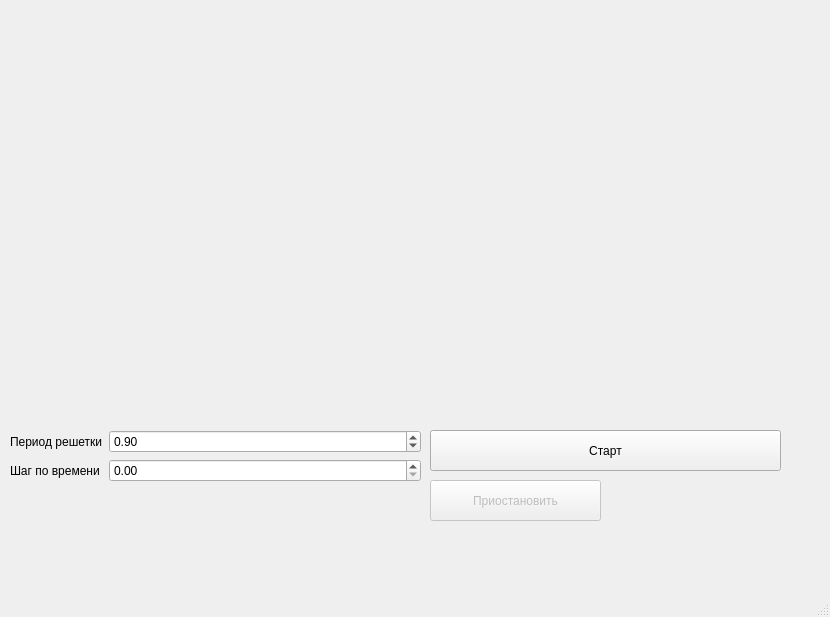
<?xml version="1.0" encoding="UTF-8"?>
<ui version="4.0">
 <class>MainWindow</class>
 <widget class="QMainWindow" name="MainWindow">
  <property name="geometry">
   <rect>
    <x>0</x>
    <y>0</y>
    <width>830</width>
    <height>617</height>
   </rect>
  </property>
  <property name="windowTitle">
   <string>MainWindow</string>
  </property>
  <widget class="QWidget" name="centralwidget">
   <widget class="QCustomPlot" name="widget" native="true">
    <property name="geometry">
     <rect>
      <x>10</x>
      <y>10</y>
      <width>411</width>
      <height>411</height>
     </rect>
    </property>
   </widget>
   <widget class="QCustomPlot" name="widget_2" native="true">
    <property name="geometry">
     <rect>
      <x>430</x>
      <y>10</y>
      <width>391</width>
      <height>131</height>
     </rect>
    </property>
   </widget>
   <widget class="QWidget" name="formLayoutWidget">
    <property name="geometry">
     <rect>
      <x>10</x>
      <y>430</y>
      <width>411</width>
      <height>141</height>
     </rect>
    </property>
    <layout class="QFormLayout" name="formLayout">
     <item row="0" column="0">
      <widget class="QLabel" name="Label">
       <property name="text">
        <string>Период решетки</string>
       </property>
      </widget>
     </item>
     <item row="0" column="1">
      <widget class="QDoubleSpinBox" name="DoubleSpinBox">
       <property name="minimum">
        <double>0.800000000000000</double>
       </property>
       <property name="maximum">
        <double>1.700000000000000</double>
       </property>
       <property name="singleStep">
        <double>0.010000000000000</double>
       </property>
       <property name="value">
        <double>0.900000000000000</double>
       </property>
      </widget>
     </item>
     <item row="1" column="0">
      <widget class="QLabel" name="Label_2">
       <property name="text">
        <string>Шаг по времени</string>
       </property>
      </widget>
     </item>
     <item row="1" column="1">
      <widget class="QDoubleSpinBox" name="DoubleSpinBox_2"/>
     </item>
    </layout>
   </widget>
   <widget class="QPushButton" name="pushButton">
    <property name="geometry">
     <rect>
      <x>430</x>
      <y>430</y>
      <width>351</width>
      <height>41</height>
     </rect>
    </property>
    <property name="text">
     <string>Старт</string>
    </property>
   </widget>
   <widget class="QPushButton" name="pushButton_2">
    <property name="enabled">
     <bool>false</bool>
    </property>
    <property name="geometry">
     <rect>
      <x>430</x>
      <y>480</y>
      <width>171</width>
      <height>41</height>
     </rect>
    </property>
    <property name="text">
     <string>Приостановить</string>
    </property>
    <property name="default">
     <bool>false</bool>
    </property>
    <property name="flat">
     <bool>false</bool>
    </property>
   </widget>
   <widget class="QCustomPlot" name="widget_3" native="true">
    <property name="geometry">
     <rect>
      <x>430</x>
      <y>150</y>
      <width>391</width>
      <height>131</height>
     </rect>
    </property>
   </widget>
   <widget class="QCustomPlot" name="widget_4" native="true">
    <property name="geometry">
     <rect>
      <x>430</x>
      <y>290</y>
      <width>391</width>
      <height>131</height>
     </rect>
    </property>
   </widget>
  </widget>
  <widget class="QMenuBar" name="menubar">
   <property name="geometry">
    <rect>
     <x>0</x>
     <y>0</y>
     <width>830</width>
     <height>23</height>
    </rect>
   </property>
  </widget>
  <widget class="QStatusBar" name="statusbar"/>
 </widget>
 <customwidgets>
  <customwidget>
   <class>QCustomPlot</class>
   <extends>QWidget</extends>
   <header>qcustomplot.h</header>
   <container>1</container>
  </customwidget>
 </customwidgets>
 <resources/>
 <connections/>
</ui>
